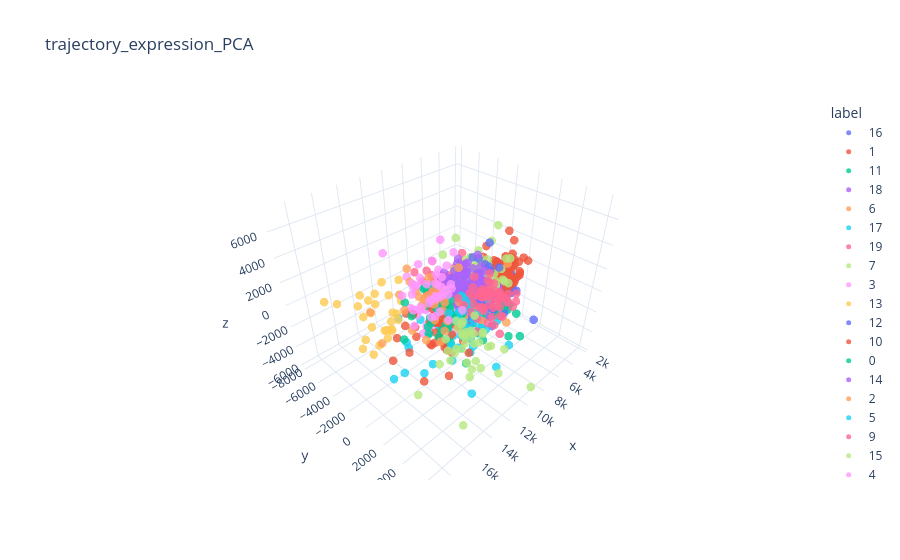

Source (notebook cell):
### Markdown cell above
After dimensionality reduction, each cell is represented by three principal components and can therefore be visualized in a three-dimensional space. To evaluate the clustering results, cells are colored according to their graph-based kNN cluster assignments. Cells with similar expression profiles are expected to appear close together in the embedding, while distinct cell populations should form separate groups. Although PCA only provides a linear projection of the original data, it offers a useful overview of the global structure of the dataset and allows the clustering results to be inspected visually.

### Code cell
plotter.plot_reduced_matrix(
    pca_matrix,
    dimensions = (0,1,2),
    color_by = assignments_knn["cluster"]                        
)
